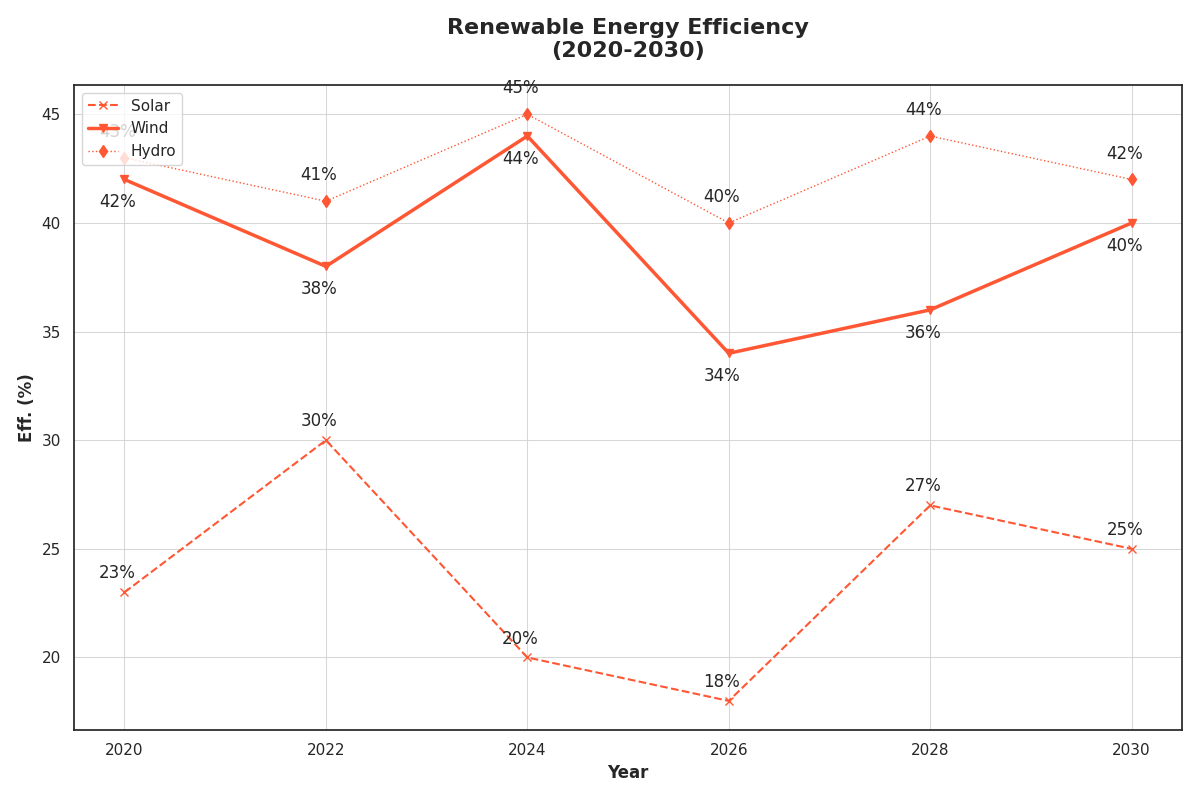

The script that drew this image:
import matplotlib.pyplot as plt
import numpy as np

years = np.array([2020, 2022, 2024, 2026, 2028, 2030])

solar_efficiency = np.array([23, 30, 20, 18, 27, 25])
wind_efficiency = np.array([42, 38, 44, 34, 36, 40])
hydropower_efficiency = np.array([43, 41, 45, 40, 44, 42])

fig, ax = plt.subplots(figsize=(12, 8))

consistent_color = '#FF5733'
ax.plot(years, solar_efficiency, marker='x', linestyle='--', color=consistent_color, linewidth=1.5, label='Solar')
ax.plot(years, wind_efficiency, marker='v', linestyle='-', color=consistent_color, linewidth=2.5, label='Wind')
ax.plot(years, hydropower_efficiency, marker='d', linestyle=':', color=consistent_color, linewidth=1, label='Hydro')

for (year, sol_eff, win_eff, hyd_eff) in zip(years, solar_efficiency, wind_efficiency, hydropower_efficiency):
    ax.annotate(f'{sol_eff}%', (year, sol_eff), textcoords="offset points", xytext=(-5,10), ha='center')
    ax.annotate(f'{win_eff}%', (year, win_eff), textcoords="offset points", xytext=(-5,-20), ha='center')
    ax.annotate(f'{hyd_eff}%', (year, hyd_eff), textcoords="offset points", xytext=(-5,15), ha='center')

ax.grid(True, which='major', linestyle='-', linewidth=0.75, color='lightgray', alpha=0.9)

ax.set_xlabel('Year', fontsize=12, fontweight='bold')
ax.set_ylabel('Eff. (%)', fontsize=12, fontweight='bold')
ax.set_title('Renewable Energy Efficiency\n(2020-2030)', fontsize=16, fontweight='bold', pad=20)
ax.set_xticks(years)
ax.legend(loc='upper left')

plt.tight_layout()
plt.show()
